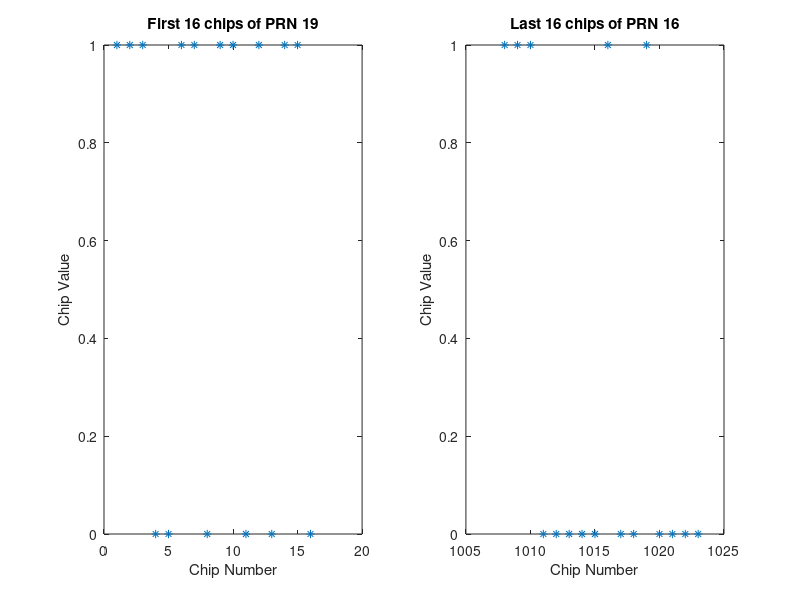
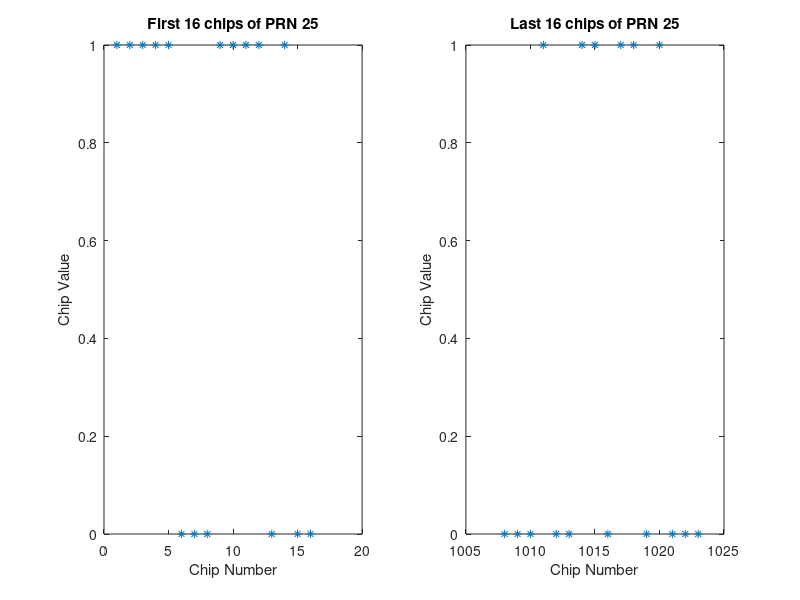
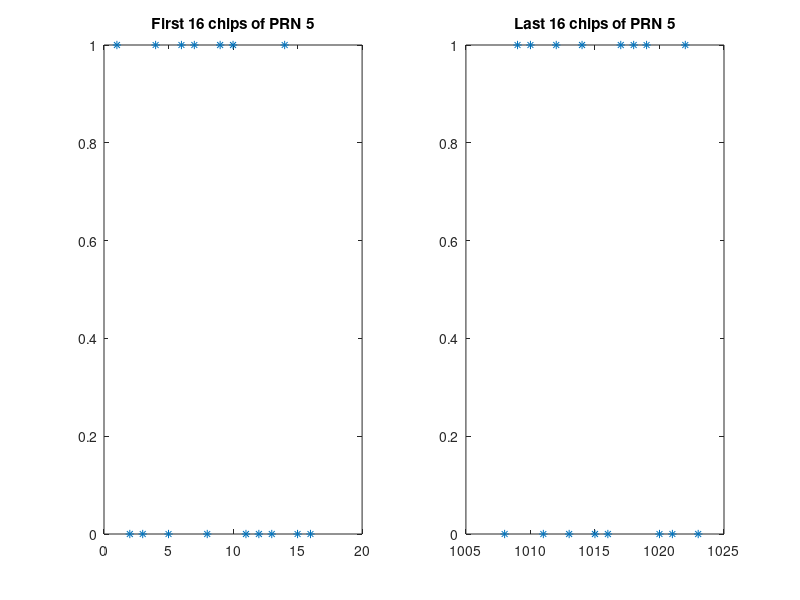
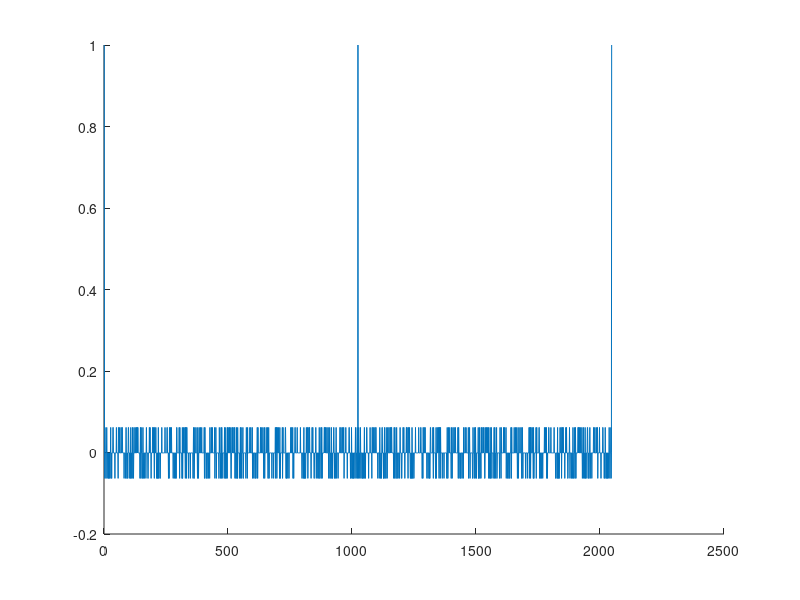

The MATLAB script that drew these images, in order: (Note: this script raises an error after producing the figures.)
clear all;close all;clc
%% Question 2.1, part a -- Create entire 1023-chip C/A code for PRN 19 as a
%vector. Plot first 16 and last 16 chips of code. Express in hex, check
%that first 16 chips of PRN 19 are E6D6 in hex.
%Start with G1 and G2 registers as all 1's
G1 = ones(1,10);
G2 = ones(1,10);
%PRN 19 uses phase selection 3 & 6
for i = 1:1023
    temp = [G2(2) G2(3) G2(6) G2(8) G2(9) G2(10)];
    G2out(i) = G2(end);
    PS = xor(G2(3),G2(6));
    CA_PRN_19(i) = xor(PS,G1(end));
    G1out(i) = G1(end);
    G1 = [xor(G1(3),G1(10)) G1(1:9)];
    G2 = [rem(sum(temp),2) G2(1:9)];
end
figure
subplot(1,2,1)
plot(CA_PRN_19(1:16),'*')
title('First 16 chips of PRN 19')
xlabel('Chip Number')
ylabel('Chip Value')
subplot(1,2,2)
plot([1008:1023],CA_PRN_19(1008:end),'*')
title('Last 16 chips of PRN 16')
xlabel('Chip Number')
ylabel('Chip Value')
%Part b -- do agin for epoch 1024-2046 and compare 1023-element vector or one
%from part a (should be exact same?)
for i = 1:1023
    temp = [G2(2) G2(3) G2(6) G2(8) G2(9) G2(10)];
    G2out(i) = G2(end);
    PS = xor(G2(3),G2(6));
    CA2(i) = xor(PS,G1(end));
    G1out(i) = G1(end);
    G1 = [xor(G1(3),G1(10)) G1(1:9)];
    G2 = [rem(sum(temp),2) G2(1:9)];
end
%Part c -- repeat part a for PRN 25 -> use phase selection of 5 and 7
G1 = ones(1,10);
G2 = ones(1,10);
for i = 1:1023
    temp = [G2(2) G2(3) G2(6) G2(8) G2(9) G2(10)];
    G2out(i) = G2(end);
    PS = xor(G2(5),G2(7));
    CA_PRN_25(i) = xor(PS,G1(end));
    G1out(i) = G1(end);
    G1 = [xor(G1(3),G1(10)) G1(1:9)];
    G2 = [rem(sum(temp),2) G2(1:9)];
end
figure
subplot(1,2,1)
plot(CA_PRN_25(1:16),'*')
title('First 16 chips of PRN 25')
xlabel('Chip Number')
ylabel('Chip Value')
subplot(1,2,2)
plot([1008:1023],CA_PRN_25(1008:end),'*')
title('Last 16 chips of PRN 25')
xlabel('Chip Number')
ylabel('Chip Value')
%Part d -- repeat part a for PRN 5 -> use phase selection of 1 and 5
G1 = ones(1,10);
G2 = ones(1,10);
for i = 1:1023
    temp = [G2(2) G2(3) G2(6) G2(8) G2(9) G2(10)];
    G2out(i) = G2(end);
    PS = xor(G2(1),G2(9));
    CA_PRN_5(i) = xor(PS,G1(end));
    G1out(i) = G1(end);
    G1 = [xor(G1(3),G1(10)) G1(1:9)];
    G2 = [rem(sum(temp),2) G2(1:9)];
end
figure
subplot(1,2,1)
plot(CA_PRN_5(1:16),'*')
title('First 16 chips of PRN 5')
subplot(1,2,2)
plot([1008:1023],CA_PRN_5(1008:end),'*')
title('Last 16 chips of PRN 5')
%% Question 2.2
%Part a
%Begin by converting CA codes for given PRNs from previous problem from
%{0,1} -> {1,-1} via 0 -> 1 and 1 -> -1
G1 = ones(1,10);
G2 = ones(1,10);
%PRN 19 uses phase selection 3 & 6
for i = 1:4096
    temp = [G2(2) G2(3) G2(6) G2(8) G2(9) G2(10)];
    G2out(i) = G2(end);
    PS = xor(G2(3),G2(6));
    CA_PRN_19(i) = xor(PS,G1(end));
    G1out(i) = G1(end);
    G1 = [xor(G1(3),G1(10)) G1(1:9)];
    G2 = [rem(sum(temp),2) G2(1:9)];
end
CA_PRN_19_C = (CA_PRN_19 == 0)*1 + (CA_PRN_19 == 1)*-1;
CA_PRN_25_C = (CA_PRN_25 == 0)*1 + (CA_PRN_25 == 1)*-1;
CA_PRN_5_C = (CA_PRN_5 == 0)*1 + (CA_PRN_5 == 1)*1;
%Generate auto-correlation function of PRN 19
figure
hold on
for n = 0:2046
    for i = 1:1023
        this(i) = CA_PRN_19_C(i)*CA_PRN_19_C(i+n);
    end
    R_19(n+1) = (1/1023)*sum(this);
%     plot(n,R_19,'o','--b')
end
plot([1:numel(R_19)],R_19)
%% part b -- Create 1023-chip PRN sequence as PRN 19 delayed by 200 chips and
%plot normalized cylic cross-correlation of delayed sequence with original
%PRN 19 sequence
clear CA_PRN_19 CA_PRN_19_c
G1 = ones(1,10);
G2 = ones(1,10);
%PRN 19 uses phase selection 3 & 6
for i = 1:4092
    temp = [G2(2) G2(3) G2(6) G2(8) G2(9) G2(10)];
    G2out(i) = G2(end);
    PS = xor(G2(3),G2(6));
    CA_PRN_19(i) = xor(PS,G1(end));
    G1out(i) = G1(end);
    G1 = [xor(G1(3),G1(10)) G1(1:9)];
    G2 = [rem(sum(temp),2) G2(1:9)];
end
CA_PRN_19_C = (CA_PRN_19 == 0)*1 + (CA_PRN_19 == 1)*-1;
%shift PRN 19 by 200 chips to make alternate code
clear this
n = 200;
CA_Replica = CA_PRN_19_C;
for i = 1:n
    CA_Replica = CA_Replica([end (1:end - 1)]);
end
%Cross-correlation of original and shifted PRN 19
for j = 1:1023
    for k = 1:1023
        this(k) = CA_PRN_19_C(k)*CA_Replica(k+j);
    end
    R_lk(j) = (1/1023)*sum(this);
end
figure
plot([1:numel(R_lk)], R_lk)
clear CA_PRN_19 CA_PRN_19_C CA_PRN_25 CA_PRN_25_C
%% Part c -- Plot cyclic cross-correlation of PRN 19 and PRN 25
CA_PRN_19 = CA_Gen(19,1023);
CA_PRN_19_C = (CA_PRN_19 == 0)*1 + (CA_PRN_19 == 1)*-1;
CA_PRN_25 = CA_Gen(25,1023);
CA_PRN_25_C = (CA_PRN_25 == 0)*1 + (CA_PRN_25 == 1)*-1;
n = length(CA_PRN_19_C);
x = reshape(CA_PRN_19_C,1,n);
yshifted = reshape(CA_PRN_25_C,n,1);
lag = [0:n]; Rxy = NaN(size(lag));
for i = 1:length(lag)
    Rxy(i) = x*yshifted*(1/1023);
    yshifted = [yshifted(end); yshifted(1:end-1)];
end
% for n = 1:1023
%     for i = 1:1023
%         this(i) = CA_PRN_19_C(i)*CA_PRN_25_C(i+n);
%     end
%     R_lk(n) = (1/1023)*sum(this);
% end
figure
plot(lag,Rxy,'.',lag,Rxy,'-'),grid,xlim([0 n]);
%% Part d -- Plot cyclic cross-correlation of PRN 19 and PRN 5
CA_PRN_19 = CA_Gen(19,1023);
CA_PRN_19_C = (CA_PRN_19 == 0)*1 + (CA_PRN_19 == 1)*-1;
CA_PRN_5 = CA_Gen(5,1023);
CA_PRN_5_C = (CA_PRN_25 == 0)*1 + (CA_PRN_25 == 1)*-1;
n = length(CA_PRN_19_C);
x = reshape(CA_PRN_19_C,1,n);
yshifted = reshape(CA_PRN_5_C,n,1);
lag = [0:n]; Rxy = NaN(size(lag));
for i = 1:length(lag)
    Rxy(i) = x*yshifted*(1/1023);
    yshifted = [yshifted(end); yshifted(1:end-1)];
end
figure
plot(lag,Rxy,'.',lag,Rxy,'-'),grid,xlim([0 n]);
%% Part e -- Sum given 3 PRNs together and correlate with PRN 19
CA_PRN_19 = CA_Gen(19,2046);
CA_PRN_19_C = (CA_PRN_19 == 0)*1 + (CA_PRN_19 == 1)*-1;
x1 = CA_Gen(19,2046);
x1 = (x1 == 0)*1 + (x1 == 1)*-1;
x1 = [x1(end-349:end) x1(1:end-350)];
x2 = CA_Gen(25,2046);
x2 = (x2 == 0)*1 + (x2 == 1)*-1;
x2 = [x2(end-904:end) x2(1:end-905)];
x3 = CA_Gen(5,2046);
x3 = (x3 == 0)*1 + (x3 == 1)*-1;
x3 = [x3(end-74:end) x3(1:end-75)];
x = x1+x2+x3;
n = length(x);
y = reshape(CA_PRN_19_C,1,n); 
yshifted = reshape(y,n,1);
lag = [-length(x)/2:length(x)/2]; Rxy = NaN(size(lag));
for i = 1:length(lag)
    Rxy(i) = x*yshifted*(1/1023);
    yshifted = [yshifted(end); yshifted(1:end-1)];
end
figure
plot(lag,Rxy,'.',lag,Rxy,'-'),grid,xlim([-n/2 n/2]);
% title('
xlabel('Shift Number')
ylabel('Normalized Cyclic Correlation')
%% Part f -- Plot x1,x2,x3, and noise all with same vertical axis scale
x1 = CA_Gen(19,1023);
x1 = (x1 == 0)*1 + (x1 == 1)*-1;
x1 = [x1(end-349:end) x1(1:end-350)];
x2 = CA_Gen(25,1023);
x2 = (x2 == 0)*1 + (x2 == 1)*-1;
x2 = [x2(end-904:end) x2(1:end-905)];
x3 = CA_Gen(5,1023);
x3 = (x3 == 0)*1 + (x3 == 1)*-1;
x3 = [x3(end-74:end) x3(1:end-75)];
noise = 4*randn(1,1023); %Generate noise based on given mean and standard deviation
figure
subplot(2,2,1)
plot([0:length(x1)-1],x1),grid,ylim([-15 15])
title('PRN 19 350-chip Shift')
xlabel('Shift Number')
ylabel('PRN Value')
subplot(2,2,2)
plot([0:length(x2)-1],x2),grid,ylim([-15 15])
title('PRN 25 905-chip Shift')
xlabel('Shift Number')
ylabel('PRN Value')
subplot(2,2,3)
plot([0:length(x3)-1],x3),grid,ylim([-15 15])
title('PRN 5 75-chip Shift')
xlabel('Shift Number')
ylabel('PRN Value')
subplot(2,2,4)
plot([0:length(noise)-1],noise),grid,ylim([-15 15])
xlabel('Shift Number')
ylabel('PRN Value')
%% Part g -- Sum x1,x2,x3, and noise and correlate with original PRN 19
x = x1+x2+x3+noise;
CA_PRN_19 = CA_Gen(19,1023);
CA_PRN_19_C = (CA_PRN_19 == 0)*1 + (CA_PRN_19 == 1)*-1;
n = length(x);
y = reshape(CA_PRN_19_C,1,n); 
yshifted = reshape(y,n,1);
lag = [0:n]; Rxy = NaN(size(lag));
for i = 1:length(lag)
    Rxy(i) = x*yshifted*(1/1023);
    yshifted = [yshifted(end); yshifted(1:end-1)];
end
figure
plot(lag,Rxy,'.',lag,Rxy,'-'),grid,xlim([0 n]);
title('Correlation VS Shifts')
xlabel('Shift Number')
ylabel('Normalized Cyclic Correlation')
